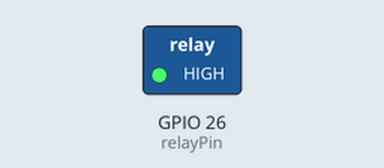
Recording of a sketch running on a simulated ESP32. On the bench: switched loads named in the sketch (green lamp = pin HIGH).

Above: at 3.1 s.
At 8.1 s:
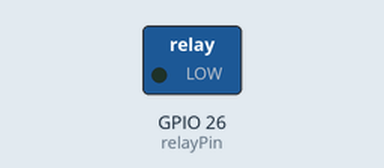
Timing chart, 0 to 9.6 s (numbered marks = the images above):
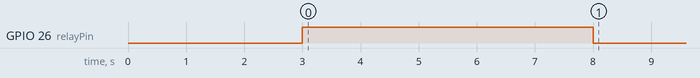

The sketch:

sketch_jun2a.ino
```cpp
const int relayPin = 26;

void setup() {
  Serial.begin(115200);
  pinMode(relayPin, OUTPUT);
  digitalWrite(relayPin, LOW);  // 預設關閉
  delay(3000); // 等你觀察一下 LED 有沒有熄滅
  digitalWrite(relayPin, HIGH);   // 啟動繼電器
  delay(5000);
  digitalWrite(relayPin, LOW);  // 再關閉
}

void loop() {
  // 空的 loop
}
```
